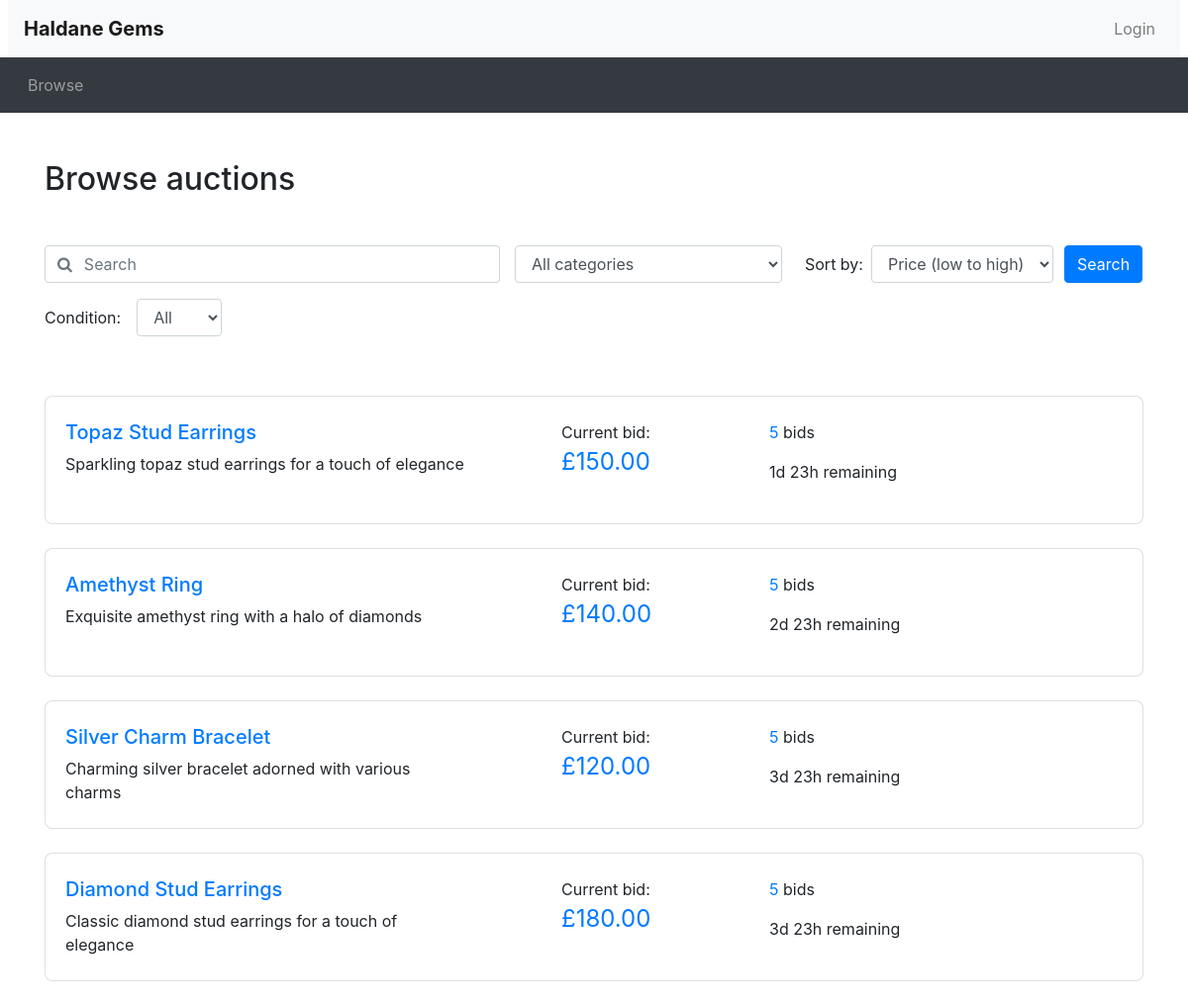
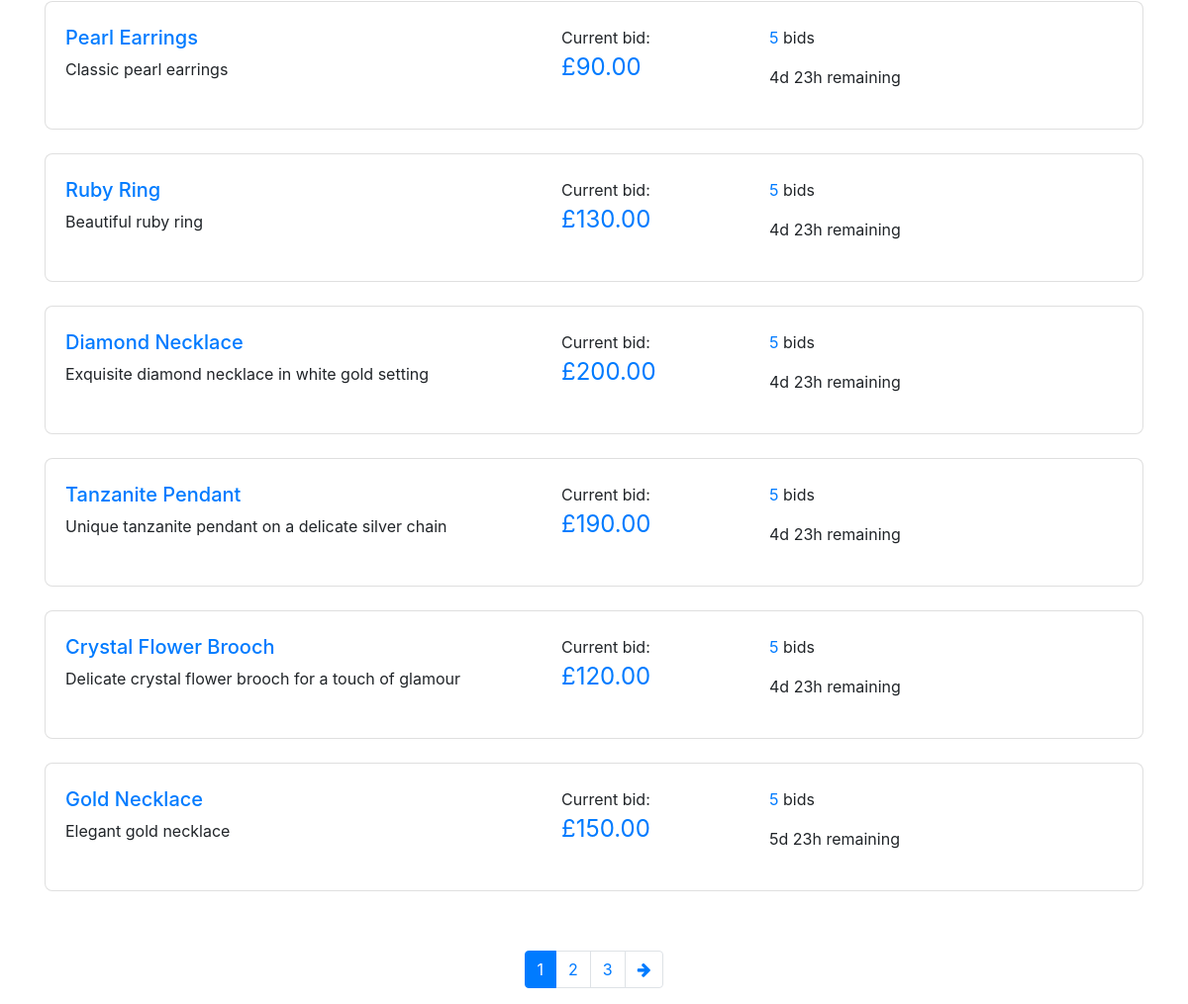
Screenshot of /browse.php with the database file from the repository (2 pictures, top to bottom).
### tables this page shows
CREATE TABLE Auction (
   AuctionID INT PRIMARY KEY AUTO_INCREMENT,
   SellerID INT,
   ProductName VARCHAR(255) NOT NULL,
   Description TEXT,
   StartPrice DECIMAL(10, 2) NOT NULL,
   ReservePrice DECIMAL(10, 2) DEFAULT 0,
   StartDate DATETIME NOT NULL DEFAULT CURRENT_TIME,
   EndDate DATETIME NOT NULL,
   CurrentBid DECIMAL(10, 2),
   ProductCondition ENUM('New', 'Used') NOT NULL, 
   Status ENUM('Active', 'Expired', 'Sold') NOT NULL DEFAULT 'Active',
   Watchlist BOOLEAN DEFAULT FALSE,
   FOREIGN KEY (SellerID) REFERENCES Users(UserID) ON DELETE CASCADE ON UPDATE CASCADE
);

### utilities.php (the view, shortened to what this page needs)
<?php
function display_time_remaining($interval)
{
  if ($interval->days == 0 && $interval->h == 0) {
    $time_remaining = $interval->format('%im %Ss');
  } else if ($interval->days == 0) {
    $time_remaining = $interval->format('%hh %im');
  } else {
    $time_remaining = $interval->format('%ad %hh');
  }
  return $time_remaining;
}
function print_listing_li($auction_id, $title, $desc, $price, $num_bids, $end_time)
{
  if (strlen($desc) > 250) {
    $desc_shortened = substr($desc, 0, 250) . '...';
  } else {
    $desc_shortened = $desc;
  }
  if ($num_bids == 1) {
    $bid = ' bid';
  } else {
    $bid = ' bids';
  }
  $now = new DateTime();
  if ($now > $end_time) {
    $time_remaining = 'This auction has ended';
  } else {
    $time_to_end = date_diff($now, $end_time);
    $time_remaining = display_time_remaining($time_to_end) . ' remaining';
  }
  echo ('
  <a class="item-link" href="listing.php?auction_id=' . $auction_id . '">
  <li class="auction-item">
    <div class="item-descr">
      <h5 class="blue-text">' . $title . '</h5>' . $desc_shortened . '
    </div>
    <div class="info-item-container">
      <div class="current-bid">
        <p class="listing-label"> Current bid: </p>
          <span style="font-size: 1.5em" class="blue-text">£' . number_format($price, 2) . '</span>
      </div>
      <div class="listing-num-container">
        <p class="listing-info"><span class="blue-text">' . $num_bids . '</span> ' . $bid . '</p>
        <p class="listing-num-container">' . $time_remaining . '</p>
      </div>
    </div>
  </li>
  </a>'
  );
}

### header.php (shortened to what this page needs)
<!doctype html>
<html lang="en">
<head>
  <link rel="stylesheet" type="text/css" href="css/custom.css">
  <link rel="stylesheet" href="css/bootstrap.min.css">
  <link rel="stylesheet" href="https://cdnjs.cloudflare.com/ajax/libs/font-awesome/4.7.0/css/font-awesome.min.css">
</head>
<body>
  <nav class="navbar navbar-expand-lg navbar-light bg-light mx-2">
    <a class="navbar-brand blue-text" href="browse.php"><b>Haldane Gems</b></a>
    <ul class="navbar-nav ml-auto">
      <li class="nav-item">
        <?php
        if (isset($_SESSION['logged_in']) && $_SESSION['logged_in'] == true) {
          echo '<div style="display: flex">
            <a class="nav-link" href="profile.php">My Profile</a>
            <a class="nav-link" href="logout.php">Logout</a></li>
          </div>';
        } else {
          echo '<button type="button" class="btn nav-link" data-toggle="modal" data-target="#loginModal">Login</button>';
        }
        ?>
      </li>
    </ul>
  </nav>
  <nav class="navbar navbar-expand-lg navbar-dark bg-dark">
    <ul class="navbar-nav align-middle">
      <li class="nav-item mx-1">
        <a class="nav-link" href="browse.php">Browse</a>
      </li>
    </ul>
  </nav>

### browse.php (shortened to what this page needs)
<?php include_once("header.php") ?>
<?php require("utilities.php") ?>
<div class="container">
  <h2 class="browse-header">Browse auctions</h2>
  <div id="searchSpecs">
    <form method="get" action="browse.php">
      <div class="row">
        <div class="col-md-5 pr-0">
          <div class="form-group">
            <div class="input-group">
              <div class="input-group-prepend">
                <span class="input-group-text bg-transparent pr-0 text-muted">
                  <i class="fa fa-search"></i>
                </span>
              </div>
              <input type="text" class="form-control border-left-0" id="keyword" name="keyword" placeholder="Search">
            </div>
          </div>
        </div>
        <div class="col-md-3 pr-0">
          <div class="form-group">
            <select class="form-control" id="category" name="category">
              <option selected value="all" <?php echo (!isset($_GET['category']) || $_GET['category'] == 'all') ? 'selected' : ''; ?>>All categories</option>
            </select>
          </div>
        </div>
        <div class="col-md-3 pr-0">
          <div class="form-inline">
            <label class="mx-2" for="order_by">Sort by:</label>
            <select class="form-control" id="order_by" name="order_by">
              <option value="pricelow" <?php echo (isset($_GET['order_by']) && $_GET['order_by'] == 'pricelow') ? 'selected' : ''; ?>>Price (low to high)</option>
            </select>
          </div>
        </div>
        <div class="col-md-1 px-0">
          <button type="submit" class="btn btn-primary">Search</button>
        </div>
      </div>
  </div>
  <div class="form-inline">
    <label class="condition" for="condition">Condition:</label>
    <select class="form-control" id="condition" name="condition">
      <option value="all" <?php echo (isset($_GET['condition']) && $_GET['condition'] == 'all') ? 'selected' : ''; ?>>All</option>
    </select>
  </div>
</div>
<?php
if (!isset($_GET['keyword'])) {
  $keyword = '';
} else {
  $keyword = $_GET['keyword'];
}
$searchTerm = isset($keyword) ? '%' . $keyword . '%' : '%';
if (!isset($_GET['category'])) {
  $category = 'all';
} else {
  $category = $_GET['category'];
}
if (!isset($_GET['order_by'])) {
  $ordering = 'date';
} else {
  $ordering = $_GET['order_by'];
}
$server_name = "localhost";
$user_name = "root";
$password = "";
$db_name = "auctiondatabase";
$conn = new mysqli($server_name, $user_name, $password, $db_name);
$productCondition = isset($_GET['condition']) ? $_GET['condition'] : 'all';
$results_per_page = 10;
$curr_page = isset($_GET['page']) ? $_GET['page'] : 1;
$query = "SELECT DISTINCT a.*
          FROM Auction a
          LEFT JOIN CategoryAuction ca ON a.AuctionID = ca.AuctionID
          LEFT JOIN Category c ON ca.CategoryID = c.CategoryID
          WHERE a.ProductName LIKE ? AND a.EndDate > NOW()";
switch ($ordering) {
  case 'date':
  default:
    $query .= " ORDER BY a.EndDate ASC";
    break;
}
$stmt = $conn->prepare($query);
if ($category !== 'all' && $productCondition !== 'all') {
  $stmt->bind_param("sss", $searchTerm, $category, $productCondition);
} elseif ($category !== 'all') {
  $stmt->bind_param("ss", $searchTerm, $category);
} elseif ($productCondition !== 'all') {
  $stmt->bind_param("ss", $searchTerm, $productCondition);
} else {
  $stmt->bind_param("s", $searchTerm);
}
$stmt->execute();
$result = $stmt->get_result();
$total_results = $result->num_rows;
$max_page = ceil($total_results / $results_per_page);
$offset = ($curr_page - 1) * $results_per_page;
$query = "SELECT DISTINCT a.*
          FROM Auction a
          LEFT JOIN CategoryAuction ca ON a.AuctionID = ca.AuctionID
          LEFT JOIN Category c ON ca.CategoryID = c.CategoryID
          WHERE a.ProductName LIKE ? AND a.EndDate > NOW()";
switch ($ordering) {
  case 'date':
  default:
    $query .= " ORDER BY a.EndDate ASC";
    break;
}
$query .= " LIMIT $offset, $results_per_page;";
$stmt = $conn->prepare($query);
if ($category !== 'all' && $productCondition !== 'all') {
  $stmt->bind_param("sss", $searchTerm, $category, $productCondition);
} elseif ($category !== 'all') {
  $stmt->bind_param("ss", $searchTerm, $category);
} elseif ($productCondition !== 'all') {
  $stmt->bind_param("ss", $searchTerm, $productCondition);
} else {
  $stmt->bind_param("s", $searchTerm);
}
$stmt->execute();
$result = $stmt->get_result();
if ($result->num_rows > 0) {
  echo '<div class="container mt-5">';
  echo '<ul class="list-group">';
  while ($row = $result->fetch_assoc()) {
    $price = isset($row['CurrentBid']) && $row['CurrentBid'] != 0 ? $row['CurrentBid'] : $row['StartPrice'];
    $auction_id = $row["AuctionID"];
    $sql_num_bid = "SELECT COUNT(*) AS count FROM bid WHERE AuctionID = $auction_id";
    $result_bids = $conn->query($sql_num_bid);
    $row_num_bids = $result_bids->fetch_assoc();
    $num_bids = $row_num_bids["count"];
    print_listing_li($row['AuctionID'], $row['ProductName'], $row['Description'], $price, $num_bids, new DateTime($row['EndDate']));
  }
  echo '</ul>';
} else {
  echo '<p class="not-found">No listings found based on the specified criteria.</p>';
};
?>
<nav aria-label="Search results pages" class="mt-5">
  <ul class="pagination justify-content-center">
    <?php
    $querystring = "";
    $high_page_boost = max(3 - $curr_page, 0);
    $low_page_boost = max(2 - ($max_page - $curr_page), 0);
    $low_page = max(1, $curr_page - 2 - $low_page_boost);
    $high_page = min($max_page, $curr_page + 2 + $high_page_boost);
    for ($i = $low_page; $i <= $high_page; $i++) {
      if ($i == $curr_page) {
        echo ('
    <li class="page-item active">');
      } else {
        echo ('
    <li class="page-item">');
      }
      echo ('
      <a class="page-link" href="browse.php?' . $querystring . 'page=' . $i . '">' . $i . '</a>
    </li>');
    }
    if ($curr_page != $max_page) {
      echo ('
    <li class="page-item">
      <a class="page-link" href="browse.php?' . $querystring . 'page=' . ($curr_page + 1) . '" aria-label="Next">
        <span aria-hidden="true"><i class="fa fa-arrow-right"></i></span>
        <span class="sr-only">Next</span>
      </a>
    </li>');
    }
    ?>
  </ul>
</nav>
<?php include_once("footer.php") ?>

### footer.php (shortened to what this page needs)
</body>
</html>

### css/custom.css (style rules this page uses)
.auction-item { margin: 0.75rem 0; display: flex; flex-direction: row; justify-content: space-between; padding: 1.5rem 1.25rem; background-color: #fff; border: 1px solid rgba(0, 0, 0, 0.125); position: relative; gap: 6rem; border-radius: 0.5rem; text-decoration: none; color: #212529; }
.item-link { color: #212529; }
.blue-text { color: #007bff; }
.info-item-container { display: flex; flex-direction: row; justify-content: space-between; width: 70%; align-items: flex-start; }
.listing-num-container { display: flex; flex-direction: column; width: 85%; }
.listing-label { margin: 0; text-wrap: nowrap; }
.current-bid { width: 50%; text-align: left; }
.item-descr { width: 50%; }
.browse-header { margin: 3rem 0; }
.condition { margin-right: 1rem; }
.current-bid { margin: 0; }

### rows the page displays
auction: ProductName "Topaz Stud Earrings", Description "Sparkling topaz stud earrings for a touch of elegance", CurrentBid "150.00", num_bids "5", bid "bids", time_remaining "1d 23h remaining"
auction: ProductName "Amethyst Ring", Description "Exquisite amethyst ring with a halo of diamonds", CurrentBid "140.00", num_bids "5", bid "bids", time_remaining "2d 23h remaining"
auction: ProductName "Silver Charm Bracelet", Description "Charming silver bracelet adorned with various charms", CurrentBid "120.00", num_bids "5", bid "bids", time_remaining "3d 23h remaining"
auction: ProductName "Diamond Stud Earrings", Description "Classic diamond stud earrings for a touch of elegance", CurrentBid "180.00", num_bids "5", bid "bids", time_remaining "3d 23h remaining"
auction: ProductName "Pearl Earrings", Description "Classic pearl earrings", CurrentBid "90.00", num_bids "5", bid "bids", time_remaining "4d 23h remaining"
auction: ProductName "Ruby Ring", Description "Beautiful ruby ring", CurrentBid "130.00", num_bids "5", bid "bids", time_remaining "4d 23h remaining"
auction: ProductName "Diamond Necklace", Description "Exquisite diamond necklace in white gold setting", CurrentBid "200.00", num_bids "5", bid "bids", time_remaining "4d 23h remaining"
auction: ProductName "Tanzanite Pendant", Description "Unique tanzanite pendant on a delicate silver chain", CurrentBid "190.00", num_bids "5", bid "bids", time_remaining "4d 23h remaining"
auction: ProductName "Crystal Flower Brooch", Description "Delicate crystal flower brooch for a touch of glamour", CurrentBid "120.00", num_bids "5", bid "bids", time_remaining "4d 23h remaining"
auction: ProductName "Gold Necklace", Description "Elegant gold necklace", CurrentBid "150.00", num_bids "5", bid "bids", time_remaining "5d 23h remaining"
